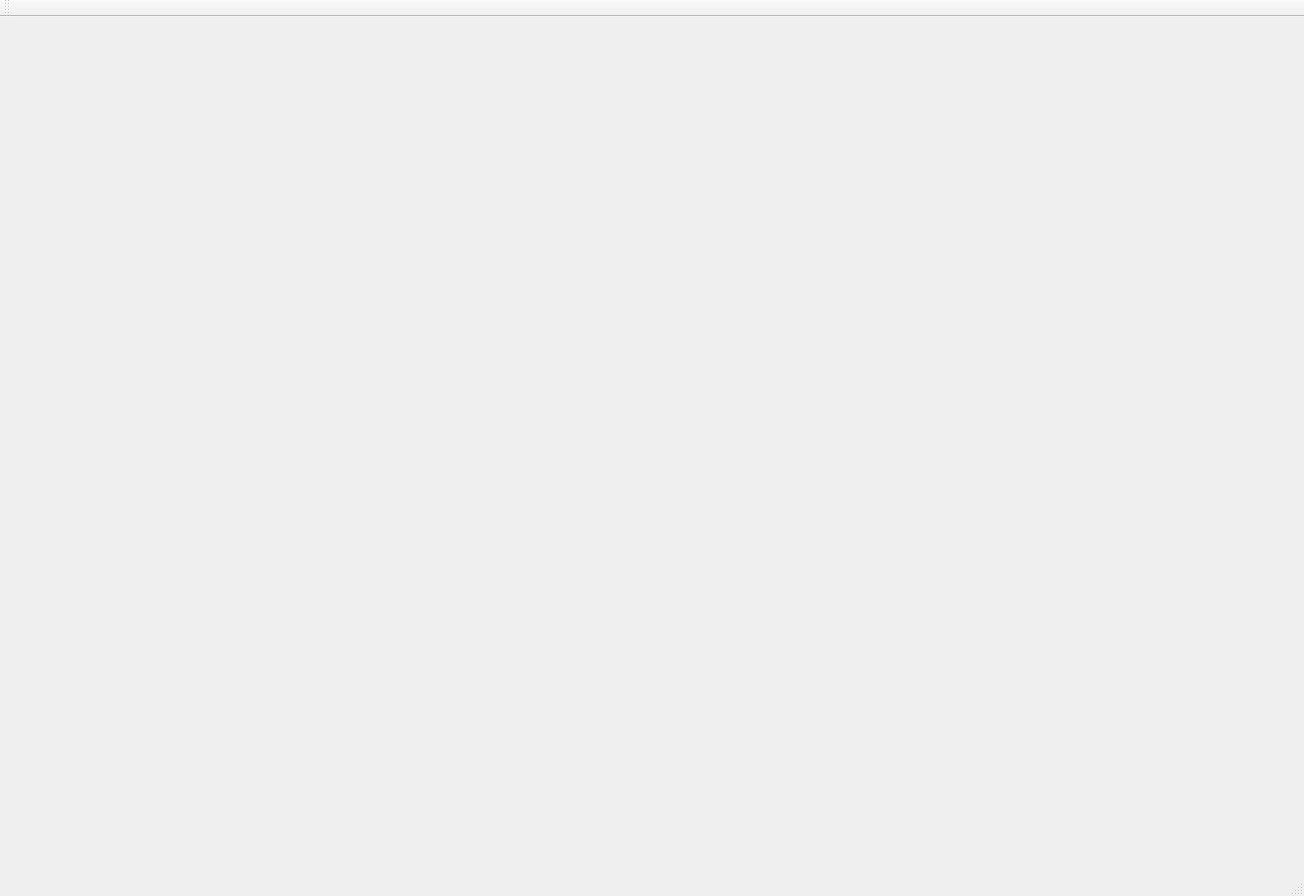
<?xml version="1.0" encoding="UTF-8"?>
<ui version="4.0">
 <class>Car</class>
 <widget class="QMainWindow" name="Car">
  <property name="geometry">
   <rect>
    <x>0</x>
    <y>0</y>
    <width>1304</width>
    <height>896</height>
   </rect>
  </property>
  <property name="windowTitle">
   <string>Car</string>
  </property>
  <widget class="QWidget" name="centralWidget"/>
  <widget class="QMenuBar" name="menuBar">
   <property name="geometry">
    <rect>
     <x>0</x>
     <y>0</y>
     <width>1304</width>
     <height>22</height>
    </rect>
   </property>
  </widget>
  <widget class="QToolBar" name="mainToolBar">
   <attribute name="toolBarArea">
    <enum>TopToolBarArea</enum>
   </attribute>
   <attribute name="toolBarBreak">
    <bool>false</bool>
   </attribute>
  </widget>
  <widget class="QStatusBar" name="statusBar"/>
 </widget>
 <layoutdefault spacing="6" margin="11"/>
 <resources/>
 <connections/>
</ui>
